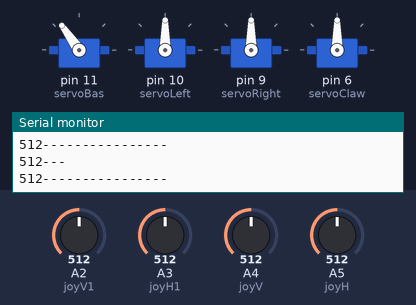
Simulated run of this sketch. Board: Arduino Uno, built with avr-gcc and run on an emulated ATmega328P. On the bench: 4 × servo, the last lines printed to the serial monitor. The test bench sets the inputs (shaded band); at power-on: A2 (joyV1) = 512, A5 (joyH) = 512, A3 (joyH1) = 512, A4 (joyV) = 512.

Above: at 2.8 s.
2.9 s: A2 (joyV1) set to 716
At 4.4 s:
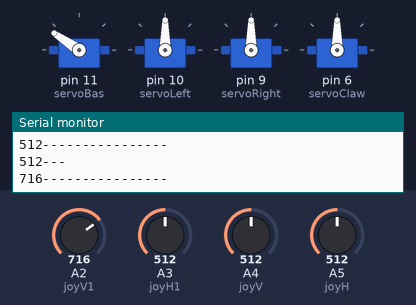
5.5 s: A5 (joyH) set to 716
At 6.9 s:
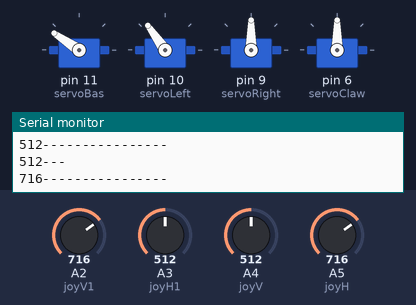
7.5 s: A2 (joyV1) set to 992
At 9.2 s:
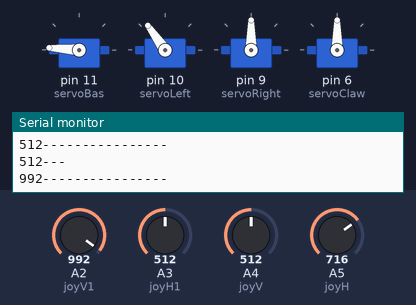
9.5 s: A5 (joyH) set to 992
At 10.6 s:
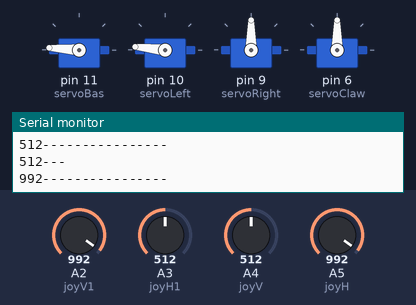
11.6 s: A2 (joyV1) set to 306
At 13.1 s:
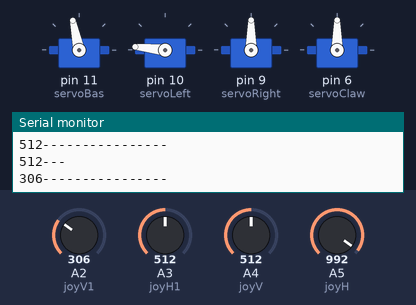
13.6 s: A5 (joyH) set to 306
At 15.6 s:
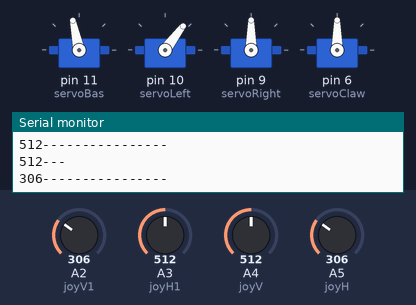
Timing chart, 0 to 16.6 s (numbered marks = the images above; inputs shaded):
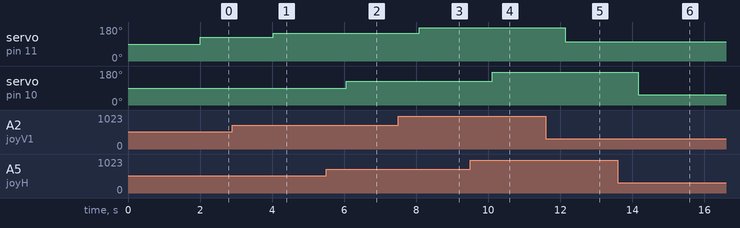

Measured:
- after the input at 2.9 s, servo on pin 11 (servoBas): 125° → 146° after 1.1 s
- after the input at 5.5 s, servo on pin 10 (servoLeft): 90° → 125° after 0.56 s
- after the input at 7.5 s, servo on pin 11 (servoBas): 146° → 176° after 0.59 s
- after the input at 9.5 s, servo on pin 10 (servoLeft): 125° → 174° after 0.62 s
- after the input at 11.6 s, servo on pin 11 (servoBas): 176° → 102° after 0.54 s
- after the input at 13.6 s, servo on pin 10 (servoLeft): 174° → 53° after 0.57 s

The sketch:

Analog_joystick_controll.ino
```cpp
#include <Servo.h>

const int servoBas = 11;
const int servoLeft = 10;
const int servoRight = 9;
const int servoClaw = 6;

const int joyH = 5;
const int joyV = 4;
const int joyH1 = 3;
const int joyV1 = 2;

int servoVal1;
int servoVal2;
int servoVal3;
int servoVal4;

Servo myservoBas;
Servo myservoLeft;
Servo myservoRight;
Servo myservoClaw;


String Hanna = " Hanna = BAJSKORV"; //create object to control shitflow

void setup() {

  // Servo
  myservoBas.attach(servoBas);
  myservoLeft.attach(servoLeft);
  myservoRight.attach(servoRight);
  myservoClaw.attach(servoClaw);

  // Inizialize Serial
  Serial.begin(9600);

  pinMode(0, OUTPUT);
}


void loop(){

    // Display Joystick values using the serial monitor
    outputJoystick();
    blinkLed();

    // Read the horizontal joystick value  (value between 0 and 1023)
    servoVal1 = analogRead(joyH);
    servoVal1 = map(servoVal1, 0, 1023, 0, 180);     // scale it to use it with the servo (result  between 0 and 180)


    myservoLeft.write(servoVal1);                         // sets the servo position according to the scaled value

    // Read the horizontal joystick value  (value between 0 and 1023)
    servoVal2 = analogRead(joyV);
    servoVal2 = map(servoVal2, 0, 1023, 70, 180);     // scale it to use it with the servo (result between 70 and 180)

    myservoBas.write(servoVal2);


    servoVal3 = analogRead(joyV1);
    servoVal3 = map(servoVal3, 0, 1023, 70, 180);

    myservoBas.write(servoVal3);

    servoVal4 = analogRead(joyH1);
    servoVal4 = map(servoVal4, 0, 1023, 70, 180);

    delay(15);                                       // waits for the servo to get there

}

void blinkLed(){
  digitalWrite(0, HIGH);
  delay(1000);
  digitalWrite(0, LOW);
  delay(1000);

}


/**
* Display joystick values
*/
void outputJoystick(){
    Serial.print(Hanna);
    Serial.print(analogRead(joyH));
    Serial.println ("---");
    Serial.print(analogRead(joyV));
    Serial.println ("----------------");
    Serial.print(analogRead(joyH1));
    Serial.println ("---");
    Serial.print(analogRead(joyV1));
    Serial.println ("----------------");
}
```
